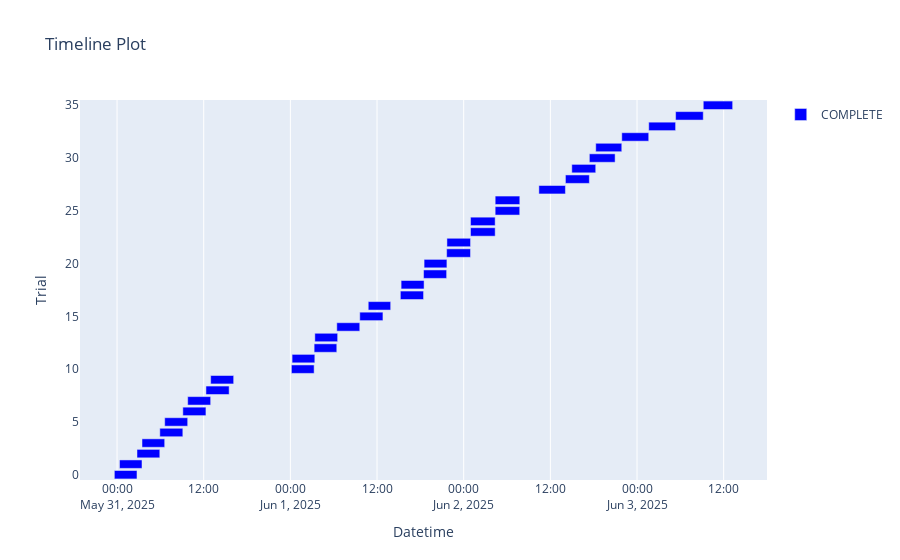

The notebook cell this image was saved under:
### Code cell
fig = plot_timeline(study)
fig.show()

### Figure 1 — Plotly figure (JSON) as saved in the notebook; plotly's stock layout.template omitted (floating-point values rounded to 4 significant figures)
{"data": [{"base": ["2025-05-30T23:37:35.771407", "2025-05-31T00:20:32.714533", "2025-05-31T02:45:37.099479", "2025-05-31T03:27:18.016384", "2025-05-31T05:55:16.855220", "2025-05-31T06:35:47.758828", "2025-05-31T09:06:31.328732", "2025-05-31T09:46:53.948706", "2025-05-31T12:18:33.000900", "2025-05-31T12:57:49.239518", "2025-06-01T00:08:47.699777", "2025-06-01T00:14:13.472674", "2025-06-01T03:17:29.416461", "2025-06-01T03:23:05.281364", "2025-06-01T06:25:36.882825", "2025-06-01T09:36:34.196118", "2025-06-01T10:46:55.061414", "2025-06-01T15:13:45.981861", "2025-06-01T15:20:00.785119", "2025-06-01T18:26:30.033552", "2025-06-01T18:30:54.135195", "2025-06-01T21:38:13.655340", "2025-06-01T21:40:37.925466", "2025-06-02T00:56:37.135028", "2025-06-02T00:56:56.824097", "2025-06-02T04:21:22.538865", "2025-06-02T04:21:34.763108", "2025-06-02T10:24:30.584209", "2025-06-02T14:05:10.857913", "2025-06-02T14:58:08.939657", "2025-06-02T17:24:00.386080", "2025-06-02T18:16:59.044089", "2025-06-02T21:53:22.621461", "2025-06-03T01:37:14.618460", "2025-06-03T05:20:29.420749", "2025-06-03T09:10:21.992988"], "hovertemplate": "%{text}<extra>COMPLETE</extra>", "marker": {"color": "blue"}, "name": "COMPLETE", "orientation": "h", "text": ["{<br>  \"number\": 0,<br>  \"values\": [<br>    0.10849607735872269<br>  ],<br>  \"params\": {<br>    \"lr\": 0.00033,<br>    \"optim\": \"adam\",<br>    \"scheduler\": \"warmup\",<br>    \"dropout_mlp\": 0.3,<br>    \"hidden_size_mlp\": \"512-256-128\",<br>    \"activation_mlp\": \"tanh\"<br>  }<br>}", "{<br>  \"number\": 1,<br>  \"values\": [<br>    0.14147961139678955<br>  ],<br>  \"params\": {<br>    \"lr\": 0.00033,<br>    \"optim\": \"SGD\",<br>    \"scheduler\": \"warmup_decay_cos\",<br>    \"dropout_mlp\": 0.3,<br>    \"hidden_size_mlp\": \"128\",<br>    \"activation_mlp\": \"relu\"<br>  }<br>}", "{<br>  \"number\": 2,<br>  \"values\": [<br>    0.14841584861278534<br>  ],<br>  \"params\": {<br>    \"lr\": 0.00033,<br>    \"optim\": \"SGD\",<br>    \"scheduler\": \"warmup_decay_cos\",<br>    \"dropout_mlp\": 0.3,<br>    \"hidden_size_mlp\": \"128-64-32\",<br>    \"activation_mlp\": \"relu\"<br>  }<br>}", "{<br>  \"number\": 3,<br>  \"values\": [<br>    0.10225827991962433<br>  ],<br>  \"params\": {<br>    \"lr\": 0.001,<br>    \"optim\": \"adamw\",<br>    \"scheduler\": \"none\",<br>    \"dropout_mlp\": 0,<br>    \"hidden_size_mlp\": \"128-64-32\",<br>    \"activation_mlp\": \"tanh\"<br>  }<br>}", "{<br>  \"number\": 4,<br>  \"values\": [<br>    0.15889029204845428<br>  ],<br>  \"params\": {<br>    \"lr\": 0.0001,<br>    \"optim\": \"SGD\",<br>    \"scheduler\": \"warmup\",<br>    \"dropout_mlp\": 0.1,<br>    \"hidden_size_mlp\": \"512-256-128\",<br>    \"activation_mlp\": \"tanh\"<br>  }<br>}", "{<br>  \"number\": 5,<br>  \"values\": [<br>    0.10981424152851105<br>  ],<br>  \"params\": {<br>    \"lr\": 0.001,<br>    \"optim\": \"adamw\",<br>    \"scheduler\": \"none\",<br>    \"dropout_mlp\": 0.3,<br>    \"hidden_size_mlp\": \"512-256-128\",<br>    \"activation_mlp\": \"relu\"<br>  }<br>}", "{<br>  \"number\": 6,<br>  \"values\": [<br>    0.12198865413665771<br>  ],<br>  \"params\": {<br>    \"lr\": 0.001,<br>    \"optim\": \"SGD\",<br>    \"scheduler\": \"none\",<br>    \"dropout_mlp\": 0.1,<br>    \"hidden_size_mlp\": \"512-256-128\",<br>    \"activation_mlp\": \"relu\"<br>  }<br>}", "{<br>  \"number\": 7,<br>  \"values\": [<br>    0.174366295337677<br>  ],<br>  \"params\": {<br>    \"lr\": 0.0001,<br>    \"optim\": \"SGD\",<br>    \"scheduler\": \"warmup\",<br>    \"dropout_mlp\": 0.1,<br>    \"hidden_size_mlp\": \"128-64-32\",<br>    \"activation_mlp\": \"relu\"<br>  }<br>}", "{<br>  \"number\": 8,<br>  \"values\": [<br>    0.10367405414581299<br>  ],<br>  \"params\": {<br>    \"lr\": 0.00033,<br>    \"optim\": \"adamw\",<br>    \"scheduler\": \"none\",<br>    \"dropout_mlp\": 0,<br>    \"hidden_size_mlp\": \"128-64-32\",<br>    \"activation_mlp\": \"tanh\"<br>  }<br>}", "{<br>  \"number\": 9,<br>  \"values\": [<br>    0.1056150421500206<br>  ],<br>  \"params\": {<br>    \"lr\": 0.00033,<br>    \"optim\": \"adamw\",<br>    \"scheduler\": \"none\",<br>    \"dropout_mlp\": 0,<br>    \"hidden_size_mlp\": \"512-256-128\",<br>    \"activation_mlp\": \"tanh\"<br>  }<br>}", "{<br>  \"number\": 10,<br>  \"values\": [<br>    0.10922171920537949<br>  ],<br>  \"params\": {<br>    \"lr\": 0.001,<br>    \"optim\": \"adam\",<br>    \"scheduler\": \"none\",<br>    \"dropout_mlp\": 0,<br>    \"hidden_size_mlp\": \"256-128\",<br>    \"activation_mlp\": \"sigmoid\"<br>  }<br>}", "{<br>  \"number\": 11,<br>  \"values\": [<br>    0.11171307414770126<br>  ],<br>  \"params\": {<br>    \"lr\": 0.001,<br>    \"optim\": \"adamw\",<br>    \"scheduler\": \"none\",<br>    \"dropout_mlp\": 0,<br>    \"hidden_size_mlp\": \"128-64-32\",<br>    \"activation_mlp\": \"sigmoid\"<br>  }<br>}", "{<br>  \"number\": 12,<br>  \"values\": [<br>    0.10631066560745239<br>  ],<br>  \"params\": {<br>    \"lr\": 0.0001,<br>    \"optim\": \"adamw\",<br>    \"scheduler\": \"none\",<br>    \"dropout_mlp\": 0,<br>    \"hidden_size_mlp\": \"128-64-32\",<br>    \"activation_mlp\": \"tanh\"<br>  }<br>}", "{<br>  \"number\": 13,<br>  \"values\": [<br>    0.11012180149555206<br>  ],<br>  \"params\": {<br>    \"lr\": 0.0001,<br>    \"optim\": \"adamw\",<br>    \"scheduler\": \"warmup_decay_cos\",<br>    \"dropout_mlp\": 0,<br>    \"hidden_size_mlp\": \"128\",<br>    \"activation_mlp\": \"tanh\"<br>  }<br>}", "{<br>  \"number\": 14,<br>  \"values\": [<br>    0.11006674915552139<br>  ],<br>  \"params\": {<br>    \"lr\": 0.00033,<br>    \"optim\": \"adamw\",<br>    \"scheduler\": \"warmup_decay_cos\",<br>    \"dropout_mlp\": 0,<br>    \"hidden_size_mlp\": \"128\",<br>    \"activation_mlp\": \"tanh\"<br>  }<br>}", "{<br>  \"number\": 15,<br>  \"values\": [<br>    0.10705174505710602<br>  ],<br>  \"params\": {<br>    \"lr\": 0.001,<br>    \"optim\": \"adamw\",<br>    \"scheduler\": \"warmup\",<br>    \"dropout_mlp\": 0.1,<br>    \"hidden_size_mlp\": \"128-64-32\",<br>    \"activation_mlp\": \"tanh\"<br>  }<br>}", "{<br>  \"number\": 16,<br>  \"values\": [<br>    0.10657066106796265<br>  ],<br>  \"params\": {<br>    \"lr\": 0.00033,<br>    \"optim\": \"adamw\",<br>    \"scheduler\": \"none\",<br>    \"dropout_mlp\": 0,<br>    \"hidden_size_mlp\": \"256-128\",<br>    \"activation_mlp\": \"tanh\"<br>  }<br>}", "{<br>  \"number\": 17,<br>  \"values\": [<br>    0.13529716432094574<br>  ],<br>  \"params\": {<br>    \"lr\": 0.00033,<br>    \"optim\": \"SGD\",<br>    \"scheduler\": \"none\",<br>    \"dropout_mlp\": 0,<br>    \"hidden_size_mlp\": \"128-64-32\",<br>    \"activation_mlp\": \"tanh\"<br>  }<br>}", "{<br>  \"number\": 18,<br>  \"values\": [<br>    0.11190564185380936<br>  ],<br>  \"params\": {<br>    \"lr\": 0.00033,<br>    \"optim\": \"adamw\",<br>    \"scheduler\": \"none\",<br>    \"dropout_mlp\": 0.3,<br>    \"hidden_size_mlp\": \"128-64-32\",<br>    \"activation_mlp\": \"tanh\"<br>  }<br>}", "{<br>  \"number\": 19,<br>  \"values\": [<br>    0.10544633865356445<br>  ],<br>  \"params\": {<br>    \"lr\": 0.00033,<br>    \"optim\": \"adam\",<br>    \"scheduler\": \"none\",<br>    \"dropout_mlp\": 0,<br>    \"hidden_size_mlp\": \"128\",<br>    \"activation_mlp\": \"relu\"<br>  }<br>}", "{<br>  \"number\": 20,<br>  \"values\": [<br>    0.10710615664720535<br>  ],<br>  \"params\": {<br>    \"lr\": 0.001,<br>    \"optim\": \"adamw\",<br>    \"scheduler\": \"none\",<br>    \"dropout_mlp\": 0,<br>    \"hidden_size_mlp\": \"128\",<br>    \"activation_mlp\": \"tanh\"<br>  }<br>}", "{<br>  \"number\": 21,<br>  \"values\": [<br>    0.10597499459981918<br>  ],<br>  \"params\": {<br>    \"lr\": 0.00033,<br>    \"optim\": \"adam\",<br>    \"scheduler\": \"none\",<br>    \"dropout_mlp\": 0,<br>    \"hidden_size_mlp\": \"128-64-32\",<br>    \"activation_mlp\": \"relu\"<br>  }<br>}", "{<br>  \"number\": 22,<br>  \"values\": [<br>    0.10582134872674942<br>  ],<br>  \"params\": {<br>    \"lr\": 0.00033,<br>    \"optim\": \"adamw\",<br>    \"scheduler\": \"none\",<br>    \"dropout_mlp\": 0,<br>    \"hidden_size_mlp\": \"128-64-32\",<br>    \"activation_mlp\": \"relu\"<br>  }<br>}", "{<br>  \"number\": 23,<br>  \"values\": [<br>    0.10235967487096786<br>  ],<br>  \"params\": {<br>    \"lr\": 0.001,<br>    \"optim\": \"adam\",<br>    \"scheduler\": \"none\",<br>    \"dropout_mlp\": 0,<br>    \"hidden_size_mlp\": \"128-64-32\",<br>    \"activation_mlp\": \"tanh\"<br>  }<br>}", "{<br>  \"number\": 24,<br>  \"values\": [<br>    0.1065652072429657<br>  ],<br>  \"params\": {<br>    \"lr\": 0.001,<br>    \"optim\": \"adam\",<br>    \"scheduler\": \"none\",<br>    \"dropout_mlp\": 0,<br>    \"hidden_size_mlp\": \"512-256-128\",<br>    \"activation_mlp\": \"tanh\"<br>  }<br>}", "{<br>  \"number\": 25,<br>  \"values\": [<br>    0.13272850215435028<br>  ],<br>  \"params\": {<br>    \"lr\": 0.001,<br>    \"optim\": \"SGD\",<br>    \"scheduler\": \"warmup_decay_cos\",<br>    \"dropout_mlp\": 0,<br>    \"hidden_size_mlp\": \"128-64-32\",<br>    \"activation_mlp\": \"tanh\"<br>  }<br>}", "{<br>  \"number\": 26,<br>  \"values\": [<br>    0.10662908852100372<br>  ],<br>  \"params\": {<br>    \"lr\": 0.001,<br>    \"optim\": \"adam\",<br>    \"scheduler\": \"none\",<br>    \"dropout_mlp\": 0.3,<br>    \"hidden_size_mlp\": \"128-64-32\",<br>    \"activation_mlp\": \"tanh\"<br>  }<br>}", "{<br>  \"number\": 27,<br>  \"values\": [<br>    0.12727271020412445<br>  ],<br>  \"params\": {<br>    \"lr\": 0.001,<br>    \"optim\": \"SGD\",<br>    \"scheduler\": \"none\",<br>    \"dropout_mlp\": 0.1,<br>    \"hidden_size_mlp\": \"128-64-32\",<br>    \"activation_mlp\": \"tanh\"<br>  }<br>}", "{<br>  \"number\": 28,<br>  \"values\": [<br>    0.10536712408065796<br>  ],<br>  \"params\": {<br>    \"lr\": 0.00033,<br>    \"optim\": \"adam\",<br>    \"scheduler\": \"warmup\",<br>    \"dropout_mlp\": 0,<br>    \"hidden_size_mlp\": \"128-64-32\",<br>    \"activation_mlp\": \"tanh\"<br>  }<br>}", "{<br>  \"number\": 29,<br>  \"values\": [<br>    0.10999231785535812<br>  ],<br>  \"params\": {<br>    \"lr\": 0.0001,<br>    \"optim\": \"adam\",<br>    \"scheduler\": \"warmup_decay_cos\",<br>    \"dropout_mlp\": 0,<br>    \"hidden_size_mlp\": \"128-64-32\",<br>    \"activation_mlp\": \"tanh\"<br>  }<br>}", "{<br>  \"number\": 30,<br>  \"values\": [<br>    0.11141107231378555<br>  ],<br>  \"params\": {<br>    \"lr\": 0.0001,<br>    \"optim\": \"adam\",<br>    \"scheduler\": \"warmup_decay_cos\",<br>    \"dropout_mlp\": 0,<br>    \"hidden_size_mlp\": \"128-64-32\",<br>    \"activation_mlp\": \"sigmoid\"<br>  }<br>}", "{<br>  \"number\": 31,<br>  \"values\": [<br>    0.10816462337970734<br>  ],<br>  \"params\": {<br>    \"lr\": 0.001,<br>    \"optim\": \"adam\",<br>    \"scheduler\": \"none\",<br>    \"dropout_mlp\": 0,<br>    \"hidden_size_mlp\": \"128-64-32\",<br>    \"activation_mlp\": \"relu\"<br>  }<br>}", "{<br>  \"number\": 32,<br>  \"values\": [<br>    0.11024318635463715<br>  ],<br>  \"params\": {<br>    \"lr\": 0.001,<br>    \"optim\": \"adam\",<br>    \"scheduler\": \"none\",<br>    \"dropout_mlp\": 0.1,<br>    \"hidden_size_mlp\": \"128\",<br>    \"activation_mlp\": \"tanh\"<br>  }<br>}", "{<br>  \"number\": 33,<br>  \"values\": [<br>    0.10858513414859772<br>  ],<br>  \"params\": {<br>    \"lr\": 0.0001,<br>    \"optim\": \"adam\",<br>    \"scheduler\": \"none\",<br>    \"dropout_mlp\": 0,<br>    \"hidden_size_mlp\": \"128\",<br>    \"activation_mlp\": \"tanh\"<br>  }<br>}", "{<br>  \"number\": 34,<br>  \"values\": [<br>    0.11073146015405655<br>  ],<br>  \"params\": {<br>    \"lr\": 0.001,<br>    \"optim\": \"adam\",<br>    \"scheduler\": \"warmup\",<br>    \"dropout_mlp\": 0,<br>    \"hidden_size_mlp\": \"128-64-32\",<br>    \"activation_mlp\": \"sigmoid\"<br>  }<br>}", "{<br>  \"number\": 35,<br>  \"values\": [<br>    0.10251719504594803<br>  ],<br>  \"params\": {<br>    \"lr\": 0.001,<br>    \"optim\": \"adamw\",<br>    \"scheduler\": \"warmup\",<br>    \"dropout_mlp\": 0,<br>    \"hidden_size_mlp\": \"512-256-128\",<br>    \"activation_mlp\": \"tanh\"<br>  }<br>}"], "textposition": "none", "type": "bar", "x": [11280000.0, 11210000.0, 11380000.0, 11310000.0, 11470000.0, 11470000.0, 11520000.0, 11460000.0, 11570000.0, 11460000.0, 11320000.0, 11330000.0, 11290000.0, 11380000.0, 11460000.0, 11550000.0, 11190000.0, 11560000.0, 11450000.0, 11500000.0, 11380000.0, 11900000.0, 11780000.0, 12300000.0, 12270000.0, 12250000.0, 12280000.0, 13240000.0, 11930000.0, 11930000.0, 12830000.0, 12980000.0, 13430000.0, 13390000.0, 13790000.0, 14650000.0], "y": [0, 1, 2, 3, 4, 5, 6, 7, 8, 9, 10, 11, 12, 13, 14, 15, 16, 17, 18, 19, 20, 21, 22, 23, 24, 25, 26, 27, 28, 29, 30, 31, 32, 33, 34, 35]}], "layout": {"showlegend": true, "title": {"text": "Timeline Plot"}, "xaxis": {"title": {"text": "Datetime"}, "type": "date"}, "yaxis": {"title": {"text": "Trial"}}}}
